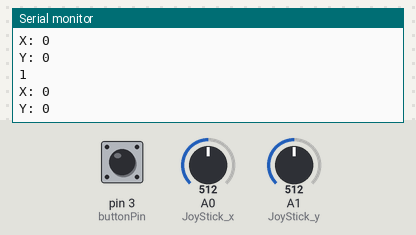
This sketch was run on a simulated Arduino Uno, built with avr-gcc and run on an emulated ATmega328P. Parts: the last lines printed to the serial monitor. Inputs (shaded band) come from the test bench; at power-on: A0 (JoyStick_x) = 512, A1 (JoyStick_y) = 512, pin 3 (buttonPin) HIGH. No radio packets arrive unless stated.

Above: at 1.2 s.
1.3 s: A0 (JoyStick_x) set to 716
At 2.4 s:
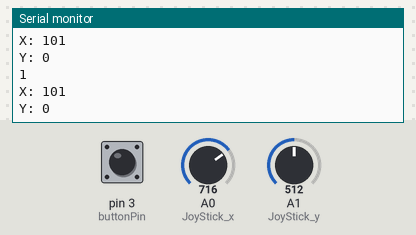
2.8 s: A1 (JoyStick_y) set to 716
At 3.8 s:
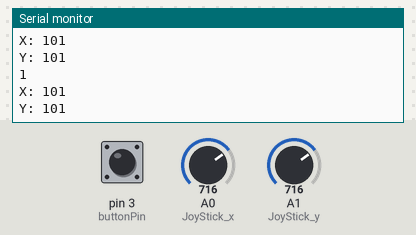
4.3 s: pin 3 (buttonPin) pulled LOW for 0.15 s
5.9 s: A0 (JoyStick_x) set to 900
At 6.7 s:
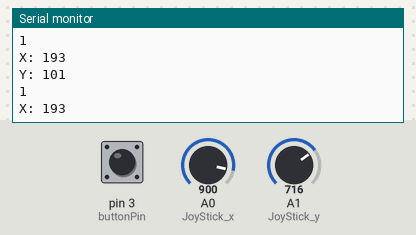
7.4 s: A1 (JoyStick_y) set to 900
At 8.4 s:
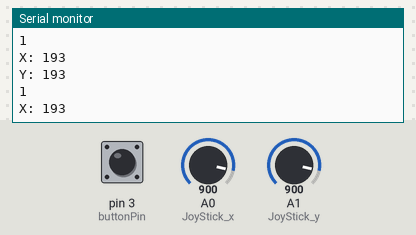
Timing chart, 0 to 9.9 s (numbered marks = the images above; inputs shaded):
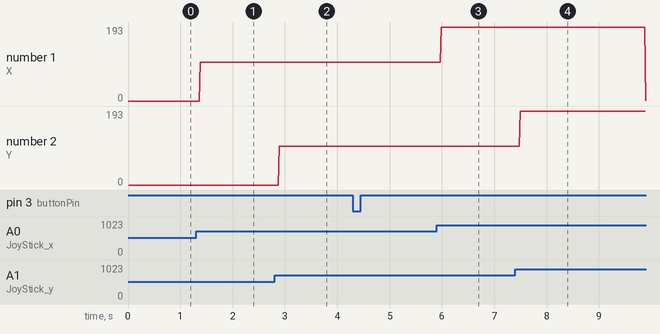

The sketch:

Controller.ino
```cpp
#include <SPI.h>
#include <nRF24L01.h>
#include <RF24.h>
#define JoyStick_x A0
#define JoyStick_y A1
#define buttonPin 3


RF24 radio(7, 8); // CE, CSN

const byte address[6] = "00001";

void setup() {
  pinMode(buttonPin, INPUT_PULLUP);
  radio.begin();
  Serial.begin(9600);
  radio.openWritingPipe(address);
  radio.setPALevel(RF24_PA_MIN);
  radio.stopListening();
}


struct Data{
  int x;
  int y;
  int button;
};

typedef struct Data Data;

Data data;

void loop() {

  data.x = analogRead(JoyStick_x);
  data.y = analogRead(JoyStick_y);
  data.button = digitalRead(buttonPin);


  data.x = map(data.x, 0,1023,-255 ,255);
  data.y = map(data.y, 0,1023,-255 ,255);

  Serial.print("X: ");
  Serial.println(data.x);
  Serial.print("Y: ");
  Serial.println(data.y);
  Serial.println(data.button);


  radio.write(&data, sizeof(data));


}
```

Measured:
- after the input at 1.3 s, the serial monitor: prints a new line after 0.08 s (image 1)
- after the input at 2.8 s, the serial monitor: prints a new line after 0.09 s (image 2)
- after the input at 5.9 s, the serial monitor: prints a new line after 0.08 s (image 3)
- after the input at 7.4 s, the serial monitor: prints a new line after 0.09 s (image 4)
- plotted number 1: 0 → 101 after the input at 1.3 s, 101 → 193 after the input at 5.9 s
